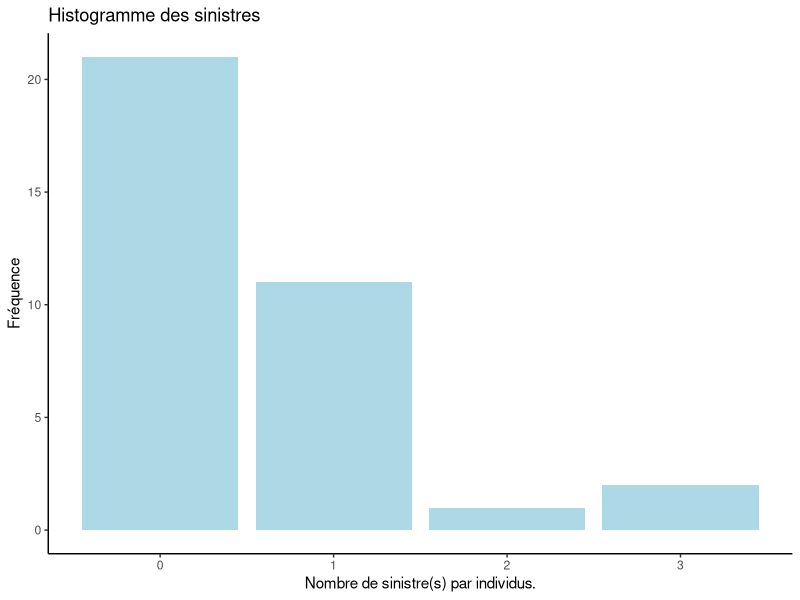
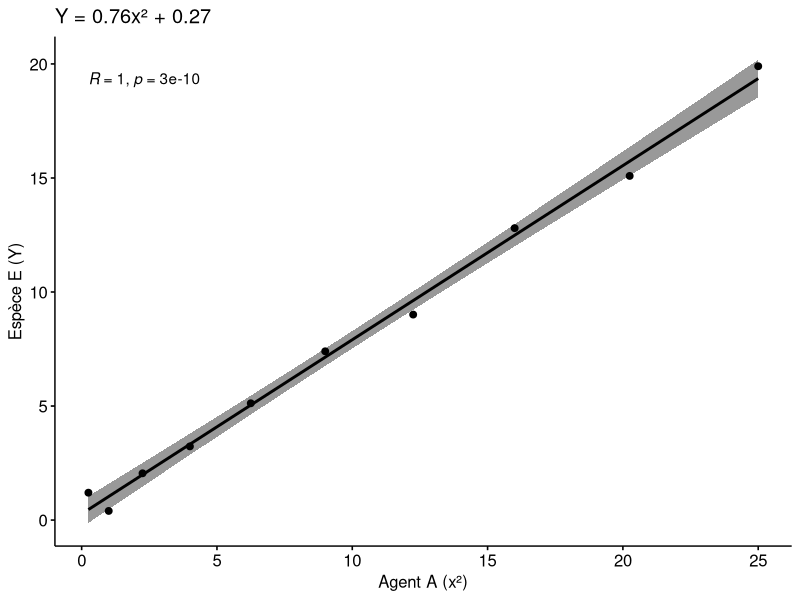

Recreate these plots in R, in order.
## ---- chunk 1
knitr::opts_chunk$set(
  echo = TRUE, tidy.opts = list(width.cutoff = 79),
  tidy = TRUE, fig.width = 6, fig.height = 6,
  warning = FALSE, message = FALSE
)
## ---- chunk 2
library(readr)
library(dplyr)
library(ggplot2)
## ---- chunk 3
rm(list = ls(all = TRUE))
data.frame(unlist("all"))
## ---- chunk 4
# On importe les données avec la commande suivante
d1 <- read_delim("../data/donnees.exo1.csv", 
    delim = ";", escape_double = FALSE, trim_ws = TRUE, show_col_types = FALSE)
## ---- chunk 5
p <- ggplot(d1, aes(x=sinistre), fill=factor(id)) + geom_bar(fill="lightblue") + theme_classic()
p + ggtitle("Histogramme des sinistres") + xlab("Nombre de sinistre(s) par individus.") + ylab("Fréquence")
## ---- chunk 6
rm(list = ls(all = TRUE))
data.frame(unlist("all"))
## ---- chunk 7
rm(list = ls(all = TRUE))
data.frame(unlist("all"))
## ---- chunk 8
# On importe les données avec les commandes suivantes
d3 <- read_delim("../data/donnees.exo3.csv", 
    delim = ";", escape_double = FALSE, locale = locale(decimal_mark = ","), 
    trim_ws = TRUE, show_col_types = FALSE)
d3 <- select(d3, x, y)
## ---- chunk 9
summary(d3)
## ---- chunk 10
d3 <- dplyr::mutate(d3, x2 = d3$x * d3$x)
# regression line (y~x)
Dr<-lm(formula = d3$y~d3$x2)
a_coeff <- round(Dr$coefficients[2], digits = 2)
b_coeff <- round(Dr$coefficients[1], digits = 2)
model<-paste0("Y = ", a_coeff,"x² + ", b_coeff)
## ---- chunk 11
# http://www.sthda.com/english/wiki/correlation-test-between-two-variables-in-r#visualize-your-data-using-scatter-plots
library("ggpubr")
ggscatter(d3, x = "x2", y = "y", 
          add = "reg.line", conf.int = TRUE, 
          cor.coef = TRUE, cor.method = "pearson",
          title = model,
          xlab = "Agent A (x²)", ylab = "Espèce E (Y)")
